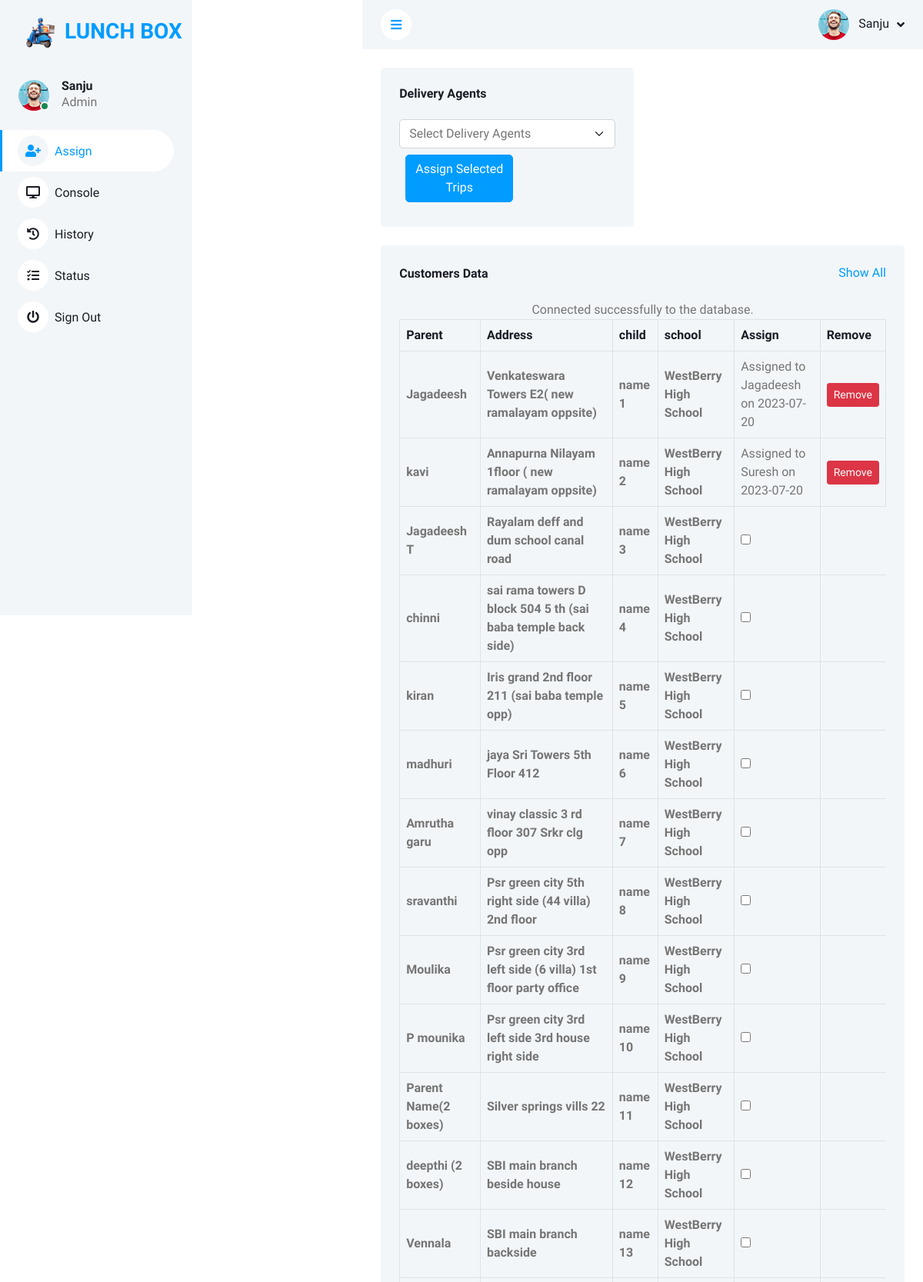
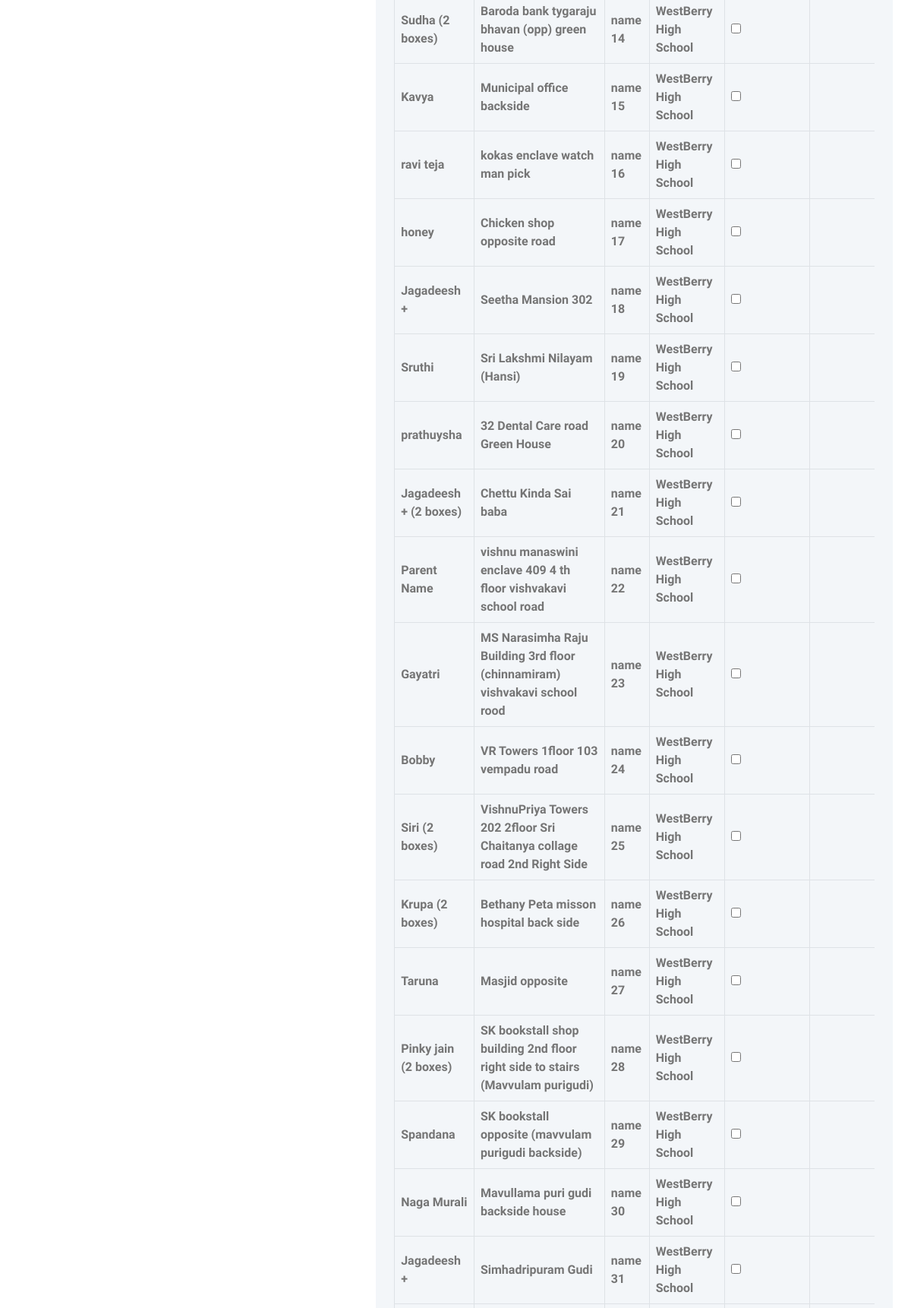
/index.php (signed in, upper part), run on the app's committed database (2 pictures, top to bottom).
### tables this page shows
CREATE TABLE `child` (
  `c_id` int(11) NOT NULL,
  `c_name` varchar(250) NOT NULL,
  `c_class` varchar(30) NOT NULL,
  `c_age` int(11) NOT NULL,
  `p_id` int(11) NOT NULL,
  `s_id` int(11) NOT NULL,
  `sub_id` int(11) NOT NULL
);

CREATE TABLE `parent` (
  `p_id` int(11) NOT NULL,
  `p_name` varchar(250) NOT NULL,
  `p_number` varchar(12) NOT NULL,
  `addr_id` int(11) NOT NULL
);

CREATE TABLE `address` (
  `addr_id` int(11) NOT NULL,
  `area` varchar(250) NOT NULL,
  `apartment` varchar(100) NOT NULL,
  `pincode` int(6) NOT NULL
);

CREATE TABLE `school` (
  `s_id` int(11) NOT NULL,
  `s_name` varchar(250) NOT NULL,
  `s_addr` varchar(300) NOT NULL
);

CREATE TABLE `trips` (
  `trip_id` int(11) NOT NULL,
  `date` date NOT NULL,
  `pickup_time` timestamp NULL DEFAULT NULL,
  `drop_time` timestamp NULL DEFAULT NULL,
  `agent_id` int(11) NOT NULL,
  `c_id` int(11) NOT NULL
);

CREATE TABLE `deliveryagent` (
  `agent_id` int(11) NOT NULL,
  `agent_name` varchar(250) NOT NULL,
  `agent_number` varchar(12) NOT NULL
);

### fetch_children.php (the view, shortened to what this page needs)
<?php
include 'db/connect.php';
$sql = "SELECT * FROM child c JOIN parent p ON c.p_id = p.p_id JOIN school s ON c.s_id = s.s_id JOIN address a ON a.addr_id=p.addr_id ";
$result = $conn->query($sql);
if ($result->num_rows > 0) {
    echo '<table class="table text-start align-middle table-bordered table-hover mb-0">
    <form action="index.php" method="post">
    <thead>
        <tr class="text-dark">
            <th scope="col">Parent</th>
            <th scope="col">Address</th>
            <th scope="col">child</th>
            <th scope="col">school</th>
            <th ="col">Assign</th>
            <th ="col">Remove</th>
        </tr>
    </thead>
     ';
    while ($row = $result->fetch_assoc()) {
        echo "<tr>";
        echo "<th>" . $row["p_name"] . "</th>";
        echo "<th>" . $row["apartment"] . "</th>";
        echo "<th>" . $row["c_name"] . "</th>";
        echo "<th>" . $row["s_name"] . "</th>";
        $tripSql = "SELECT * FROM trips WHERE c_id = " . $row["c_id"];
        $tripResult = $conn->query($tripSql);
        if ($tripResult->num_rows > 0) {
            $tripRow = $tripResult->fetch_assoc();
            $agentId = $tripRow["agent_id"];
           $agent_name = mysqli_fetch_assoc(mysqli_query($conn,"select agent_name from deliveryagent where agent_id = '$agentId'"))['agent_name'];
            $tripStatus = "Assigned to  " . $agent_name . "  on " . $tripRow["date"];
            echo "<td id='status_" . $row["c_id"] . "'>" . $tripStatus . "</td>";
                 echo "<td><button class='btn btn-danger btn-sm'id='reloadButton' onclick='removeAssignment(" . $row["c_id"] . ")'>Remove</button></td>";
        } else {
            echo "<td><input type='checkbox' id='checkbox_" . $row["c_id"] . "' name='childIds[]' value='" . $row["c_id"] . "'></td>";
        }
        echo " </tr>";
    }
    echo "</table>
    </form>";
} else {
    echo "<p>No records found</p>";
}
?>

### sidebar.php (shortened to what this page needs)
<?php
    include_once 'db/connect.php';
    $query = "SELECT * FROM admin WHERE username='$_SESSION[username]'";
    $data = mysqli_query($conn, $query);
    $result = mysqli_fetch_assoc($data);
    $name = $result['name'];
?>
<div class="sidebar pe-4 pb-3">
    <nav class="navbar bg-light navbar-light">
        <a href="index.php" class="navbar-brand mx-4 mb-3">
            <h3 class="text-primary"><img src="./img/icon.png" style="width: 60px; height: auto;">LUNCH BOX</h3>
        </a>
        <div class="d-flex align-items-center ms-4 mb-4">
            <div class="position-relative">
                <img class="rounded-circle" src="img/user.jpg" alt="" style="width: 40px; height: 40px;">
                <div class="bg-success rounded-circle border border-2 border-white position-absolute end-0 bottom-0 p-1"></div>
            </div>
            <div class="ms-3">
                <h6 class="mb-0"><?php echo $name; ?></h6>
                <span>Admin</span>
            </div>
        </div>
        <div class="navbar-nav w-100">
            <a href="index.php" id="nav-link-assign" class="nav-item nav-link"><i class="fa fa-user-plus me-2"></i>Assign</a>
            <a href="console.php" id='nav-link-console' class="nav-item nav-link"><i class="fa fa-desktop me-2"></i>Console</a>
            <a href="history.php" id='nav-link-history' class="nav-item nav-link"><i class="fa fa-history me-2"></i>History</a>
            <a href="status.php" id='nav-link-status' class="nav-item nav-link"><i class="fa fa-tasks me-2"></i>Status</a>
            <a href="?logout" class="nav-item nav-link"><i class="fa fa-power-off me-2"></i>Sign Out</a>
        </div>
    </nav>
</div>

### navbar.php (shortened to what this page needs)
<?php
    include_once 'db/connect.php';
    $query = "SELECT * FROM admin WHERE username='$_SESSION[username]'";
    $data = mysqli_query($conn, $query);
    $result = mysqli_fetch_assoc($data);
    $name = $result['name'];
?>
<nav class="navbar navbar-expand bg-light navbar-light sticky-top px-4 py-0">
    <a href="#" class="sidebar-toggler flex-shrink-0">
        <i class="fa fa-bars"></i>
    </a>
    <div class="navbar-nav align-items-center ms-auto">
        <div class="nav-item dropdown">
            <a href="#" class="nav-link dropdown-toggle" data-bs-toggle="dropdown">
                <img class="rounded-circle me-lg-2" src="img/user.jpg" alt="" style="width: 40px; height: 40px;">
                <span class="d-none d-lg-inline-flex"><?php echo $name; ?></span>
            </a>
        </div>
    </div>
</nav>

### css/style.css (style rules this page uses)
:root { --primary: #009CFF; --light: #F3F6F9; --dark: #191C24; }
.btn { transition: .5s; }
.sidebar { position: fixed; top: 0; left: 0; bottom: 0; width: 250px; height: 100vh; overflow-y: auto; background: var(--light); transition: 0.5s; z-index: 999; }
@media (min-width: 992px) { .sidebar { margin-left: 0; } }
.sidebar .navbar .navbar-nav .nav-link { padding: 7px 20px; color: var(--dark); font-weight: 500; border-left: 3px solid var(--light); border-radius: 0 30px 30px 0; outline: none; }
.sidebar .navbar .navbar-nav .nav-link:hover, .sidebar .navbar .navbar-nav .nav-link.active { color: var(--primary); background: #FFFFFF; border-color: var(--primary); }
.sidebar .navbar .navbar-nav .nav-link i { width: 40px; height: 40px; display: inline-flex; align-items: center; justify-content: center; background: #FFFFFF; border-radius: 40px; }
.sidebar .navbar .navbar-nav .nav-link:hover i, .sidebar .navbar .navbar-nav .nav-link.active i { background: var(--light); }
.content .navbar .navbar-nav .nav-link { margin-left: 25px; padding: 12px 0; color: var(--dark); outline: none; }
.content .navbar .sidebar-toggler, .content .navbar .navbar-nav .nav-link i { width: 40px; height: 40px; display: inline-flex; align-items: center; justify-content: center; background: #FFFFFF; border-radius: 40px; }
.content .navbar .dropdown-toggle::after { margin-left: 6px; vertical-align: middle; border: none; content: "\f107"; font-family: "Font Awesome 5 Free"; font-weight: 900; transition: .5s; }

### data on the page
child: p.p_name "Jagadeesh", address.apartment "Venkateswara Towers E2( new ramalayam oppsite)", c_name "name 1", s.s_name "WestBerry High School", trips.agent_id+date "Assigned to Jagadeesh on 2023-07-20"
child: p.p_name "kavi", address.apartment "Annapurna Nilayam 1floor ( new ramalayam oppsite)", c_name "name 2", s.s_name "WestBerry High School", trips.agent_id+date "Assigned to Suresh on 2023-07-20"
child: p.p_name "Jagadeesh T", address.apartment "Rayalam deff and dum school canal road", c_name "name 3", s.s_name "WestBerry High School"
child: p.p_name "chinni", address.apartment "sai rama towers D block 504 5 th (sai baba temple back side)", c_name "name 4", s.s_name "WestBerry High School"
child: p.p_name "kiran", address.apartment "Iris grand 2nd floor 211 (sai baba temple opp)", c_name "name 5", s.s_name "WestBerry High School"
child: p.p_name "madhuri", address.apartment "jaya Sri Towers 5th Floor 412", c_name "name 6", s.s_name "WestBerry High School"
child: p.p_name "Amrutha garu", address.apartment "vinay classic 3 rd floor 307 Srkr clg opp", c_name "name 7", s.s_name "WestBerry High School"
child: p.p_name "sravanthi", address.apartment "Psr green city 5th right side (44 villa) 2nd floor", c_name "name 8", s.s_name "WestBerry High School"
child: p.p_name "Moulika", address.apartment "Psr green city 3rd left side (6 villa) 1st floor party office", c_name "name 9", s.s_name "WestBerry High School"
child: p.p_name "P mounika", address.apartment "Psr green city 3rd left side 3rd house right side", c_name "name 10", s.s_name "WestBerry High School"
child: p.p_name "Parent Name(2 boxes)", address.apartment "Silver springs vills 22", c_name "name 11", s.s_name "WestBerry High School"
child: p.p_name "deepthi (2 boxes)", address.apartment "SBI main branch beside house", c_name "name 12", s.s_name "WestBerry High School"
child: p.p_name "Vennala", address.apartment "SBI main branch backside", c_name "name 13", s.s_name "WestBerry High School"
child: p.p_name "Sudha (2 boxes)", address.apartment "Baroda bank tygaraju bhavan (opp) green house", c_name "name 14", s.s_name "WestBerry High School"
child: p.p_name "Kavya", address.apartment "Municipal office backside", c_name "name 15", s.s_name "WestBerry High School"
child: p.p_name "ravi teja", address.apartment "kokas enclave watch man pick", c_name "name 16", s.s_name "WestBerry High School"
child: p.p_name "honey", address.apartment "Chicken shop opposite road", c_name "name 17", s.s_name "WestBerry High School"
child: p.p_name "Jagadeesh +", address.apartment "Seetha Mansion 302", c_name "name 18", s.s_name "WestBerry High School"
child: p.p_name "Sruthi", address.apartment "Sri Lakshmi Nilayam (Hansi)", c_name "name 19", s.s_name "WestBerry High School"
child: p.p_name "prathuysha", address.apartment "32 Dental Care road Green House", c_name "name 20", s.s_name "WestBerry High School"
child: p.p_name "Jagadeesh + (2 boxes)", address.apartment "Chettu Kinda Sai baba", c_name "name 21", s.s_name "WestBerry High School"
child: p.p_name "Parent Name", address.apartment "vishnu manaswini enclave 409 4 th floor vishvakavi school road", c_name "name 22", s.s_name "WestBerry High School"
child: p.p_name "Gayatri", address.apartment "MS Narasimha Raju Building 3rd floor (chinnamiram) vishvakavi school rood", c_name "name 23", s.s_name "WestBerry High School"
child: p.p_name "Bobby", address.apartment "VR Towers 1floor 103 vempadu road", c_name "name 24", s.s_name "WestBerry High School"
child: p.p_name "Siri (2 boxes)", address.apartment "VishnuPriya Towers 202 2floor Sri Chaitanya collage road 2nd Right Side", c_name "name 25", s.s_name "WestBerry High School"
child: p.p_name "Krupa (2 boxes)", address.apartment "Bethany Peta misson hospital back side", c_name "name 26", s.s_name "WestBerry High School"
child: p.p_name "Taruna", address.apartment "Masjid opposite", c_name "name 27", s.s_name "WestBerry High School"
child: p.p_name "Pinky jain (2 boxes)", address.apartment "SK bookstall shop building 2nd floor right side to stairs (Mavvulam purigudi)", c_name "name 28", s.s_name "WestBerry High School"
child: p.p_name "Spandana", address.apartment "SK bookstall opposite (mavvulam purigudi backside)", c_name "name 29", s.s_name "WestBerry High School"
child: p.p_name "Naga Murali", address.apartment "Mavullama puri gudi backside house", c_name "name 30", s.s_name "WestBerry High School"
child: p.p_name "Jagadeesh +", address.apartment "Simhadripuram Gudi", c_name "name 31", s.s_name "WestBerry High School"

### other printed values
$name "Sanju"
